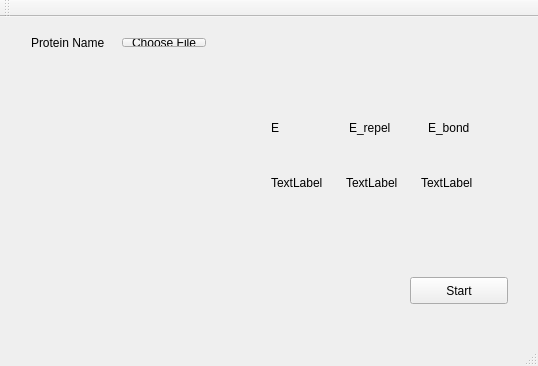
<?xml version="1.0" encoding="UTF-8"?>
<ui version="4.0">
 <class>qtpolymer</class>
 <widget class="QMainWindow" name="qtpolymer">
  <property name="geometry">
   <rect>
    <x>0</x>
    <y>0</y>
    <width>538</width>
    <height>366</height>
   </rect>
  </property>
  <property name="windowTitle">
   <string>qtpolymer</string>
  </property>
  <widget class="QWidget" name="centralWidget">
   <widget class="QWidget" name="horizontalLayoutWidget">
    <property name="geometry">
     <rect>
      <x>20</x>
      <y>10</y>
      <width>197</width>
      <height>31</height>
     </rect>
    </property>
    <layout class="QHBoxLayout" name="horizontalLayout">
     <item>
      <widget class="QLabel" name="protein_name">
       <property name="text">
        <string>Protein Name</string>
       </property>
      </widget>
     </item>
     <item>
      <widget class="QPushButton" name="choose_file">
       <property name="text">
        <string>Choose File</string>
       </property>
      </widget>
     </item>
    </layout>
   </widget>
   <widget class="QPushButton" name="start">
    <property name="geometry">
     <rect>
      <x>410</x>
      <y>260</y>
      <width>98</width>
      <height>27</height>
     </rect>
    </property>
    <property name="text">
     <string>Start</string>
    </property>
   </widget>
   <widget class="QWidget" name="">
    <property name="geometry">
     <rect>
      <x>260</x>
      <y>140</y>
      <width>241</width>
      <height>51</height>
     </rect>
    </property>
    <layout class="QHBoxLayout" name="horizontalLayout_2">
     <item>
      <widget class="QLabel" name="E">
       <property name="text">
        <string>TextLabel</string>
       </property>
      </widget>
     </item>
     <item>
      <widget class="QLabel" name="E_repel">
       <property name="text">
        <string>TextLabel</string>
       </property>
      </widget>
     </item>
     <item>
      <widget class="QLabel" name="E_bond">
       <property name="text">
        <string>TextLabel</string>
       </property>
      </widget>
     </item>
    </layout>
   </widget>
   <widget class="QWidget" name="">
    <property name="geometry">
     <rect>
      <x>260</x>
      <y>90</y>
      <width>251</width>
      <height>41</height>
     </rect>
    </property>
    <layout class="QHBoxLayout" name="horizontalLayout_3">
     <item>
      <widget class="QLabel" name="label">
       <property name="text">
        <string>E</string>
       </property>
      </widget>
     </item>
     <item>
      <widget class="QLabel" name="label_2">
       <property name="text">
        <string>E_repel</string>
       </property>
      </widget>
     </item>
     <item>
      <widget class="QLabel" name="label_3">
       <property name="text">
        <string>E_bond</string>
       </property>
      </widget>
     </item>
    </layout>
   </widget>
  </widget>
  <widget class="QMenuBar" name="menuBar">
   <property name="geometry">
    <rect>
     <x>0</x>
     <y>0</y>
     <width>538</width>
     <height>25</height>
    </rect>
   </property>
  </widget>
  <widget class="QToolBar" name="mainToolBar">
   <attribute name="toolBarArea">
    <enum>TopToolBarArea</enum>
   </attribute>
   <attribute name="toolBarBreak">
    <bool>false</bool>
   </attribute>
  </widget>
  <widget class="QStatusBar" name="statusBar"/>
 </widget>
 <layoutdefault spacing="6" margin="11"/>
 <resources/>
 <connections/>
</ui>
